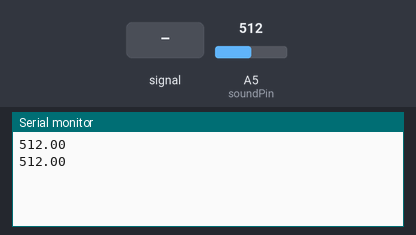
A sketch run on a simulated Arduino Uno, built with avr-gcc and run on an emulated ATmega328P. On the bench: the last lines printed to the serial monitor. The inputs (shaded band) are chosen by the test bench; at power-on: A5 (soundPin) = 512.

Above: at 1.8 s.
1.9 s: A5 (soundPin) fed a 200 Hz sine of ±81 counts around its level
At 2.8 s:
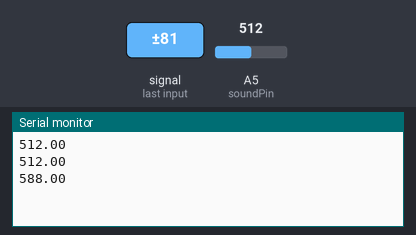
3.4 s: A5 (soundPin) set to 716
At 4.7 s:
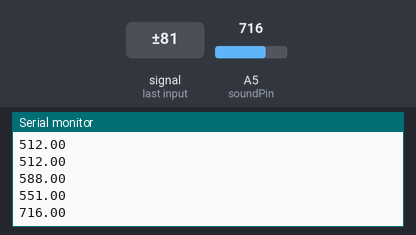
4.9 s: A5 (soundPin) fed a 1000 Hz sine of ±255 counts around its level
At 5.8 s:
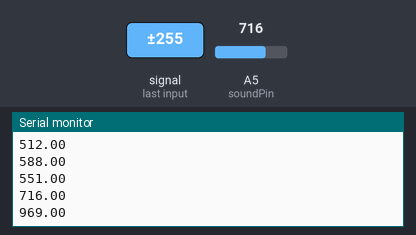
6.4 s: A5 (soundPin) set to 900
At 7.4 s:
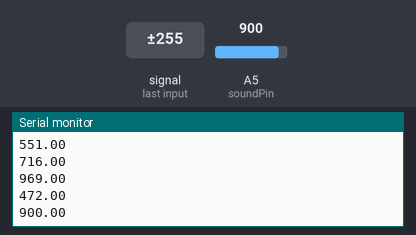
Timing chart, 0 to 8.9 s (numbered marks = the images above; inputs shaded):
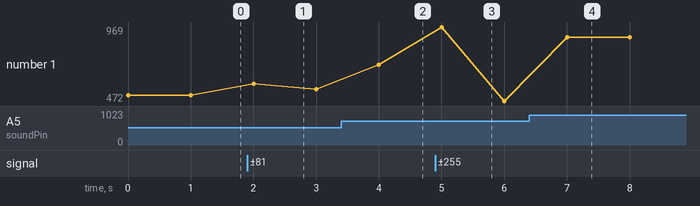

The sketch:

sound.ino
```cpp
#define soundPin A5

void setup() {
  // put your setup code here, to run once:
  pinMode(soundPin,INPUT);
  Serial.begin(9600);
}

void loop() {
  // put your main code here, to run repeatedly:
  double soundV = analogRead(soundPin);
  Serial.println(soundV);
  delay(1000);
}
```

Measured:
- after the input at 1.9 s, the serial monitor: prints a new line after 0.10 s (image 1)
- after the input at 3.4 s, the serial monitor: prints a new line after 0.60 s (image 2)
- after the input at 4.9 s, the serial monitor: prints a new line after 0.10 s (image 3)
- after the input at 6.4 s, the serial monitor: prints a new line after 0.60 s (image 4)
- plotted number 1: 512 → 551 after the input at 1.9 s, 551 → 716 after the input at 3.4 s, 716 → 472 after the input at 4.9 s, 472 → 900 after the input at 6.4 s
